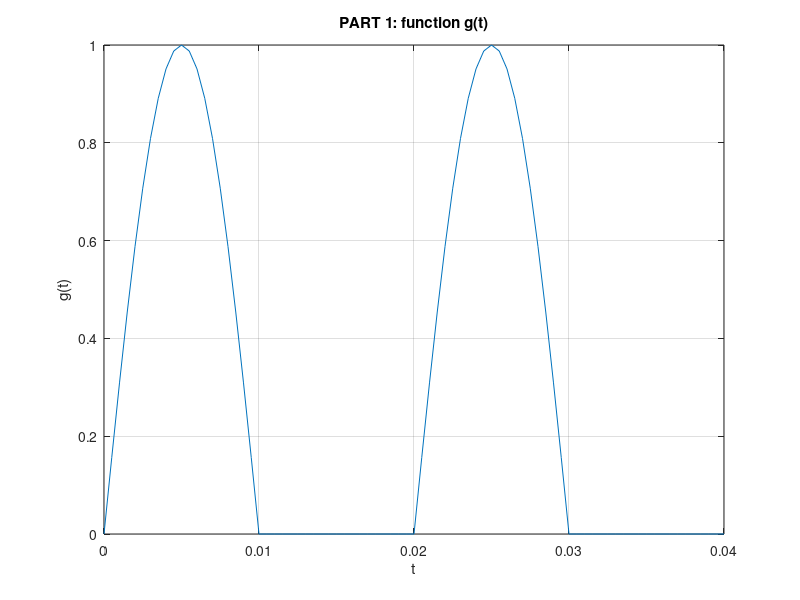
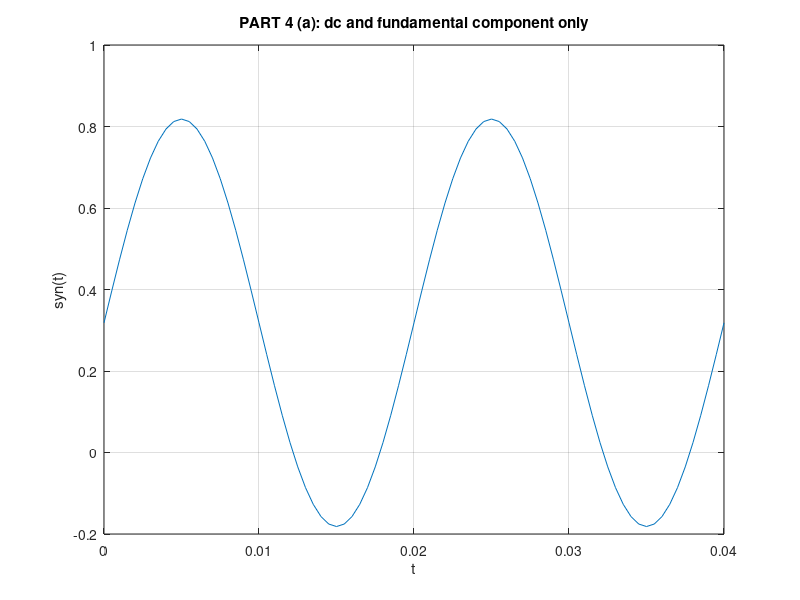
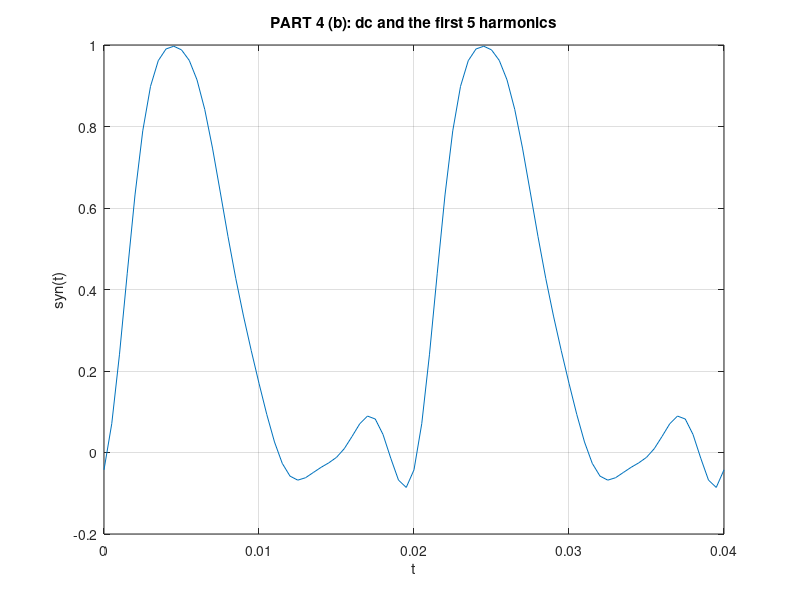
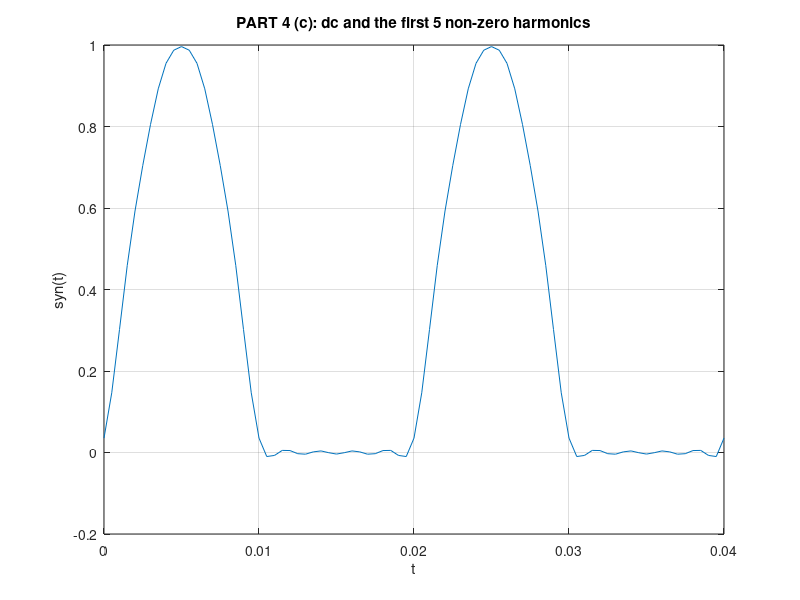

The MATLAB script that drew these images, in order:
clc
clear

load ExamData.mat

% PART 1
figure;
plot(t,g)
title('PART 1: function g(t)')
xlabel('t')
ylabel('g(t)')
grid on

% PART 2
T = 0.02 % period

% PART 3
f0 = 1/T % fundamental frequency
% also w0 = 2pi/T

w0 = 2*pi*f0 % fundamental frequency in radians

% PART 4 (a) dc and fundamental component only 
syn_t_dc = (1/pi);
syn_t_fund = (1/2)*sin(w0*t);
syn_t_partA = syn_t_dc + syn_t_fund;

figure;
plot(t, syn_t_partA)
title('PART 4 (a): dc and fundamental component only')
ylabel('syn(t)')
xlabel('t')
grid on

% PART 4 (b) dc + fundamental component + 2,3,4,5
syn_t_partB = 0;

for k = 2:1:5
    syn_t_partB = syn_t_partB + (1/(k^2-1)).*cos(k*w0*t) ;
end

syn_t_partB = (syn_t_dc + syn_t_fund) - (2/pi)*syn_t_partB;

figure;
plot(t, real(syn_t_partB))
title('PART 4 (b): dc and the first 5 harmonics')
xlabel('t')
ylabel('syn(t)')
grid on

% PART 4 (c) dc + fundamental component + 2,4,6,8
syn_t_partC = 0;

for n= 2:2:8
    %if k~=0
    syn_t_partC = syn_t_partC + (1/(n^2-1)).*cos(n*w0*t);
    %end
end

syn_t_partC = (syn_t_dc + syn_t_fund) - (2/pi)*syn_t_partC;

figure;
plot(t, syn_t_partC)
title('PART 4 (c): dc and the first 5 non-zero harmonics')
xlabel('t')
ylabel('syn(t)')
grid on

%{
% PART 6
nr =  [60];
dr = [1, 60];
H = tf(nr,dr); %transfer function
x = 0.1:0.005:500;

figure;
bode(H)
hold on
bode(H,x)

% PART 7,8
syn_t_2 = (2/pi)*(1/(2^2-1)).*cos(2*w0*t);
syn_t_2 = syn_t_dc - syn_t_2;

figure;
response=conv(syn_t_2, 60/(60+j*w0));
mag=real(response)
ang=angle(response)
plot(t,mag)
title('magnitude response')

figure;
plot(t,ang*(180/pi))
title('degrees response')
%}
